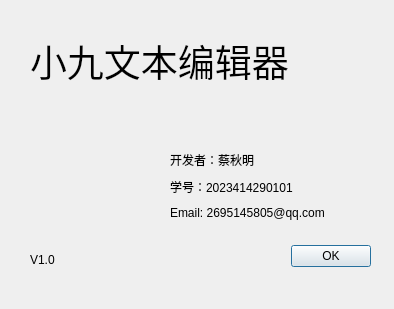
<?xml version="1.0" encoding="UTF-8"?>
<ui version="4.0">
 <class>AboutDialog</class>
 <widget class="QDialog" name="AboutDialog">
  <property name="geometry">
   <rect>
    <x>0</x>
    <y>0</y>
    <width>394</width>
    <height>309</height>
   </rect>
  </property>
  <property name="windowTitle">
   <string>Dialog</string>
  </property>
  <widget class="QDialogButtonBox" name="buttonBox">
   <property name="geometry">
    <rect>
     <x>30</x>
     <y>240</y>
     <width>341</width>
     <height>32</height>
    </rect>
   </property>
   <property name="orientation">
    <enum>Qt::Orientation::Horizontal</enum>
   </property>
   <property name="standardButtons">
    <set>QDialogButtonBox::StandardButton::Ok</set>
   </property>
  </widget>
  <widget class="QLabel" name="label">
   <property name="geometry">
    <rect>
     <x>30</x>
     <y>0</y>
     <width>361</width>
     <height>121</height>
    </rect>
   </property>
   <property name="font">
    <font>
     <pointsize>28</pointsize>
    </font>
   </property>
   <property name="text">
    <string>小九文本编辑器</string>
   </property>
  </widget>
  <widget class="QLabel" name="label_5">
   <property name="geometry">
    <rect>
     <x>30</x>
     <y>110</y>
     <width>111</width>
     <height>111</height>
    </rect>
   </property>
   <property name="styleSheet">
    <string notr="true">border-image: url(:/Img/103.bmp);</string>
   </property>
   <property name="text">
    <string/>
   </property>
  </widget>
  <widget class="QLabel" name="label_6">
   <property name="geometry">
    <rect>
     <x>30</x>
     <y>250</y>
     <width>69</width>
     <height>19</height>
    </rect>
   </property>
   <property name="text">
    <string>V1.0</string>
   </property>
  </widget>
  <widget class="QWidget" name="">
   <property name="geometry">
    <rect>
     <x>170</x>
     <y>150</y>
     <width>209</width>
     <height>73</height>
    </rect>
   </property>
   <layout class="QVBoxLayout" name="verticalLayout">
    <item>
     <widget class="QLabel" name="label_2">
      <property name="text">
       <string>开发者：蔡秋明</string>
      </property>
     </widget>
    </item>
    <item>
     <widget class="QLabel" name="label_3">
      <property name="text">
       <string>学号：2023414290101</string>
      </property>
     </widget>
    </item>
    <item>
     <widget class="QLabel" name="label_4">
      <property name="text">
       <string>Email: 2695145805@qq.com</string>
      </property>
     </widget>
    </item>
   </layout>
  </widget>
 </widget>
 <resources/>
 <connections>
  <connection>
   <sender>buttonBox</sender>
   <signal>accepted()</signal>
   <receiver>AboutDialog</receiver>
   <slot>accept()</slot>
   <hints>
    <hint type="sourcelabel">
     <x>248</x>
     <y>254</y>
    </hint>
    <hint type="destinationlabel">
     <x>157</x>
     <y>274</y>
    </hint>
   </hints>
  </connection>
  <connection>
   <sender>buttonBox</sender>
   <signal>rejected()</signal>
   <receiver>AboutDialog</receiver>
   <slot>reject()</slot>
   <hints>
    <hint type="sourcelabel">
     <x>316</x>
     <y>260</y>
    </hint>
    <hint type="destinationlabel">
     <x>286</x>
     <y>274</y>
    </hint>
   </hints>
  </connection>
 </connections>
</ui>
